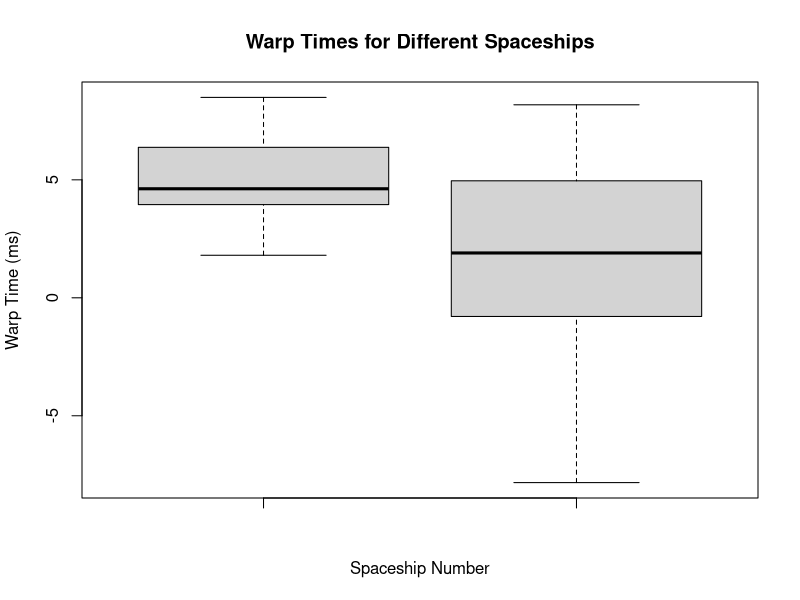

Write R code to recreate this figure.
a <- rnorm(15,5,2)
b <- rnorm(25,1,4)
boxplot(a,b, main = 'Warp Times for Different Spaceships', 
        xlab = 'Spaceship Number', ylab = 'Warp Time (ms)')
